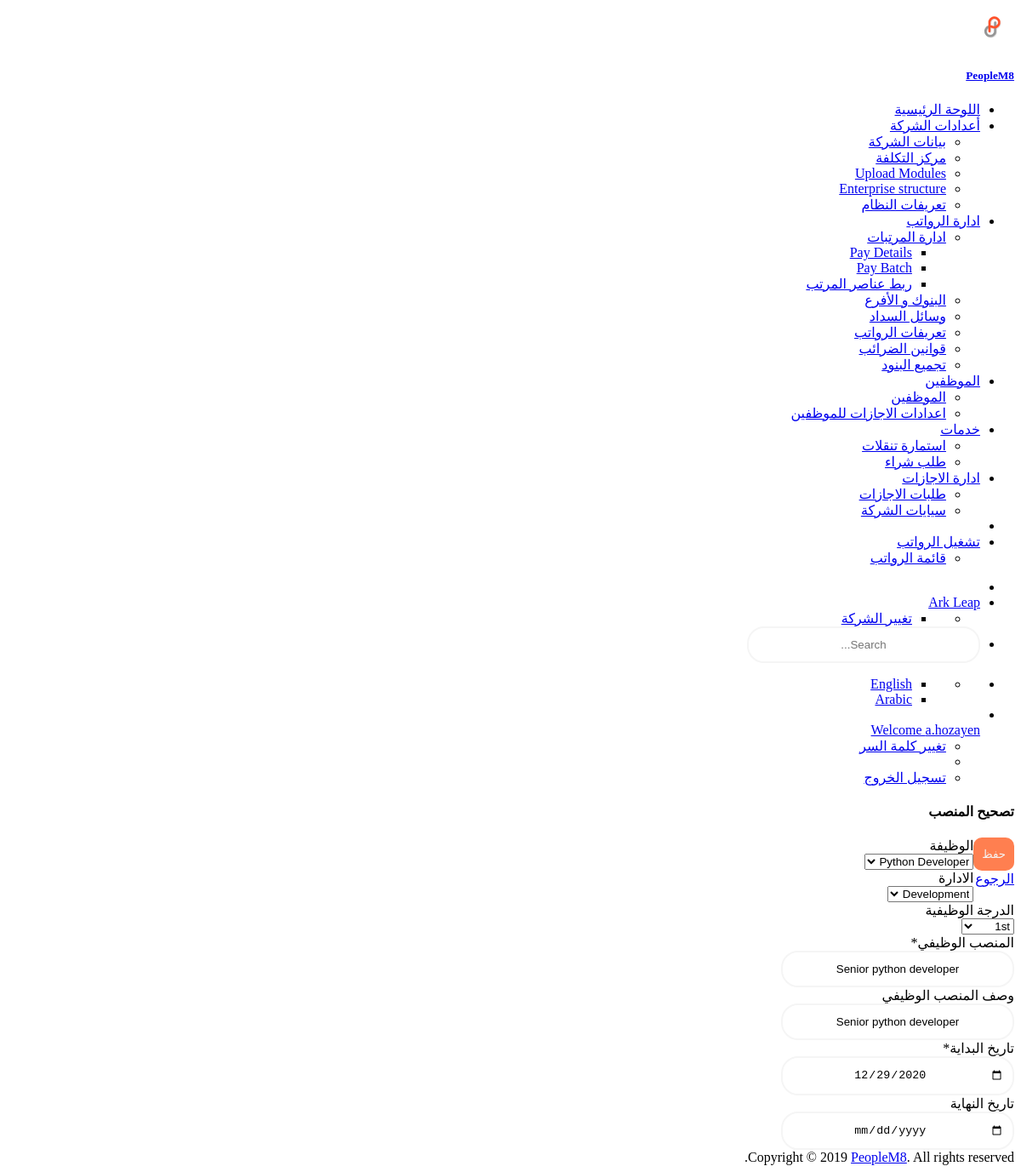
Screenshot of /com/assinment/position/correct/1 (signed in) with the database file from the repository.
### custom_user/models.py (models this page shows)
class User(AbstractUser):
    emp_type_list = [("A", _("Admin")),
                     ("E", _("Employee"))]
    company = models.ForeignKey(Enterprise, null=True, blank=True, on_delete=models.CASCADE, related_name='company_user', verbose_name=_('Name'))
    employee_type = models.CharField(max_length=3, choices=emp_type_list, verbose_name=_('Employee Type'))
    business_unit_name = models.CharField(max_length=150, null=True, blank=True, verbose_name=_('Business Unit Name'))
    reg_tax_num = models.CharField(max_length=150, null=True, blank=True, verbose_name=_('Reg Tax Num'))
    commercail_record = models.CharField(max_length=150, null=True, blank=True, verbose_name=_('Commercail Record '))

### company/models.py (models this page shows, shortened)
class Enterprise(models.Model):
    enterprise_user = models.ForeignKey(settings.AUTH_USER_MODEL, on_delete=models.CASCADE, related_name="company_user")
    name = models.CharField(max_length=255, verbose_name=_('Company Name'))
    reg_tax_num = models.CharField(max_length=150, verbose_name=_('Reg Tax Num'))
    commercail_record = models.CharField(max_length=150, verbose_name=_('Commercial Record'))
    address1 = models.CharField(max_length=255, blank=True, null=True, verbose_name=_('Address1'))
    phone = models.CharField(max_length=255, blank=True, null=True, verbose_name=_('Phone'))
    mobile = models.CharField(max_length=255, blank=True, null=True, verbose_name=_('Mobile'))
    fax = models.CharField(max_length=255, blank=True, null=True, verbose_name=_('Fax'))
    email = models.EmailField(blank=True, null=True, verbose_name=_('Email'))
    country = models.ForeignKey(Country, on_delete=models.CASCADE, null=True, blank=True, verbose_name=_('Country'))
    slug = models.SlugField(blank=True, null=True)
    start_date = models.DateField(auto_now=False, auto_now_add=False, default=date.today, verbose_name=_('Start Date'))
    end_date = models.DateField(auto_now=False, auto_now_add=False, blank=True, null=True, verbose_name=_('End Date'))
    created_by = models.ForeignKey(settings.AUTH_USER_MODEL, blank=False, on_delete=models.CASCADE,
                                   related_name="company_created_by")
    creation_date = models.DateField(auto_now=True, auto_now_add=False)
    last_update_by = models.ForeignKey(settings.AUTH_USER_MODEL, blank=True, null=True, on_delete=models.CASCADE,
                                       related_name="company_last_update_by")
    last_update_date = models.DateField(auto_now=False, auto_now_add=True)
    attribute1 = models.CharField(max_length=255)
    attribute2 = models.CharField(max_length=255)
    attribute3 = models.CharField(max_length=255)
    attribute4 = models.CharField(max_length=255)
    attribute5 = models.CharField(max_length=255)
    attribute6 = models.CharField(max_length=255)
    attribute7 = models.CharField(max_length=255)
    attribute8 = models.CharField(max_length=255)
    attribute9 = models.CharField(max_length=255)
    attribute10 = models.CharField(max_length=255)
    attribute11 = models.CharField(max_length=255)
    attribute12 = models.CharField(max_length=255)
    attribute13 = models.CharField(max_length=255)
    attribute14 = models.CharField(max_length=255)
    attribute15 = models.CharField(max_length=255)
    def __str__(self):
        return self.name

class Position(models.Model):
    job = models.ForeignKey(Job, on_delete=models.CASCADE, null=True, blank=True, related_name='position_job_fk',
                            verbose_name=_('Job'))
    department = models.ForeignKey(Department, on_delete=models.CASCADE, null=True, blank=True,
                                   related_name='position_dept_fk', verbose_name=_('Department'))
    grade = models.ForeignKey(Grade, on_delete=models.CASCADE, null=True, blank=True, related_name='position_grade_fk',
                              verbose_name=_('Grade'))
    position_name = models.CharField(max_length=100, verbose_name=_('Position Name'))
    position_description = models.CharField(max_length=255, null=True, blank=True,
                                            verbose_name=_('Position Description'))
    objects = PositionManager()
    start_date = models.DateField(auto_now=False, auto_now_add=False, default=date.today, verbose_name=_('Start Date'))
    end_date = models.DateField(auto_now=False, auto_now_add=False, blank=True, null=True, verbose_name=_('End Date'))
    created_by = models.ForeignKey(settings.AUTH_USER_MODEL, blank=False, on_delete=models.CASCADE,
                                   related_name="position_created_by")
    creation_date = models.DateField(auto_now=True, auto_now_add=False)
    last_update_by = models.ForeignKey(settings.AUTH_USER_MODEL, blank=False, on_delete=models.CASCADE,
                                       related_name="position_last_update_by")
    last_update_date = models.DateField(auto_now=False, auto_now_add=True)
    attribute1 = models.CharField(max_length=255)
    attribute2 = models.CharField(max_length=255)
    attribute3 = models.CharField(max_length=255)
    attribute4 = models.CharField(max_length=255)
    attribute5 = models.CharField(max_length=255)
    attribute6 = models.CharField(max_length=255)
    attribute7 = models.CharField(max_length=255)
    attribute8 = models.CharField(max_length=255)
    attribute9 = models.CharField(max_length=255)
    attribute10 = models.CharField(max_length=255)
    attribute11 = models.CharField(max_length=255)
    attribute12 = models.CharField(max_length=255)
    attribute13 = models.CharField(max_length=255)
    attribute14 = models.CharField(max_length=255)
    attribute15 = models.CharField(max_length=255)

### company/views.py (the view, shortened to what this page needs)
# urls.py: path('position/correct/<int:pk>', views.correctPositionView, name='position-correct'),
@login_required(login_url='home:user-login')
def correctPositionView(request, pk):
    required_position = Position.objects.get_position(user=request.user, position_id=pk)
    position_form = PositionForm(instance=required_position)
    myContext = {"page_title": _("correct position"),
                 'position_form': position_form}
    return render(request, 'position-update.html', context=myContext)

### company/forms.py
class PositionForm(forms.ModelForm):
    class Meta:
        model = Position
        fields = ('job', 'department', 'grade', 'position_name', 'position_description', 'start_date', 'end_date',)
        exclude = common_items_to_execlude
    def __init__(self, *args, **kwargs):
        super(PositionForm, self).__init__(*args, **kwargs)
        self.fields['start_date'].widget.input_type = 'date'
        self.fields['end_date'].widget.input_type = 'date'
        for field in self.fields:
            if self.fields[field].widget.input_type == 'checkbox':
                self.fields[field].widget.attrs['class'] = 'checkbox'
            else:
                self.fields[field].widget.attrs['class'] = 'form-control parsley-validated'
        self.helper = FormHelper()
        self.helper.form_show_labels = False

### company/manager.py (called while the page is built)
    def get_position(self, user, position_id, *args, **kwargs):
        return super(PositionManager, self).filter(department__enterprise=user.company).filter(
            Q(end_date__gt=date.today()) | Q(end_date__isnull=True)).get(id=position_id)

### company/models.py (called while the page is built)
    def __str__(self):
        return self.dept_name

    def __str__(self):
        return self.job_name

    def __str__(self):
        return self.grade_name

### company/templates/position-update.html (shortened to what this page needs)
{% extends 'master.html'%}
{% load staticfiles%}
{% load crispy_forms_tags %}
{% load l10n %}
{% load i18n %}
{% block body%}
<div class="container-fluid">
  <form method="post">
    <div class="row">
      <div class="col-md-8">
        <h4 class="c-grey-900">{{page_title|title}}</h4>
      </div>
      <div class="col-md-4">
        <div class="gap-10 peers push-right">
          <div class="peer">
            <button type="submit" class="btn cur-p btn-primary">{% trans "Save" %}</button>
          </div>
          <div class="peer">
            <a href="{% url 'company:list-positions' %}" class="btn cur-p btn-secondary">{% trans "Back to List" %}</a>
          </div>
        </div>
      </div>
    </div>
    <div class="mt-1">
      <div class="bgc-white p-20 bd">
        <div class="mT-30">
          {{position_form|crispy}}
        </div>
      </div>
    </div>
  </form>
</div>
{% endblock body%}

### MashreqPayroll/templates/top_nav.html (shortened to what this page needs)
{% load staticfiles %}
{% load i18n %}
{% load l10n %}
{% get_current_language_bidi as LANGUAGE_BIDI %}
<div class="header-container">
  <ul class="{% if LANGUAGE_BIDI %} nav-right {% else %} nav-left {% endif %}">
    <li><a id="sidebar-toggle" class="sidebar-toggle" href="javascript:void(0);"></a></li>
    <li class="notifications dropdown">
      <a href="#" class="dropdown-toggle no-after" data-toggle="dropdown">
        {% if LANGUAGE_BIDI %}
        <span class="fsz-sm c-grey-900">{{request.user.company}}</span>
        {% else %}
        <span class="fsz-sm c-grey-900">{{request.user.company}}</span>
        <i class="ti-angle-down" style="font-size: xx-small;"></i>
        {% endif %}
      </a>
      <ul class="dropdown-menu" style="min-width: 125px;">
        <li>
          <ul class="dropdown-menu p-5 fsz-sm" style="position: relative;">
            <li><a href="{% url 'company:user-companies-list' %}" class="d-b td-n pY-5 bgcH-grey-100 c-grey-700">{% trans "Change Company" %}</a></li>
          </ul>
        </li>
      </ul>
    </li>
    <li class="search-input"><input class="form-control" type="text" placeholder="Search..."></li>
  </ul>
  <ul class="{% if LANGUAGE_BIDI %} nav-left {% else %} nav-right {% endif %}">
    <li class="notifications dropdown">
      <ul class="dropdown-menu" style="min-width: 125px;">
        <li>
          <ul class="ovY-a pos-r scrollable lis-n p-0 m-0 fsz-sm">
            <li><a href="{% url 'home:en' %}" class="peers fxw-nw td-n p-20 bdB c-grey-800 cH-blue bgcH-grey-100">English</a></li>
            <li><a href="{% url 'home:ar' %}" class="peers fxw-nw td-n p-20 bdB c-grey-800 cH-blue bgcH-grey-100">Arabic</a></li>
          </ul>
        </li>
      </ul>
    </li>
    <li class="dropdown">
      <a href="#" class="dropdown-toggle no-after peers fxw-nw ai-c lh-1" data-toggle="dropdown">
        <div class="peer mR-10"><img class="w-2r bdrs-50p" src="#" alt=""></div>
        <div class="peer"><span class="fsz-sm c-grey-900">Welcome {{request.user}}</span></div>
      </a>
      <ul class="dropdown-menu fsz-sm">
        <li>
          {% if user.is_authenticated %}
          <a href="{% url 'home:password_change' %}" class="d-b td-n pY-5 bgcH-grey-100 c-grey-700">
            <span>{% trans "Change Password" %}</span>
          </a>
          {% endif %}
        </li>
        <li role="separator" class="divider"></li>
        {% if user.is_authenticated %}
        <li>
          <a href="{% url 'home:logout' %}" class="d-b td-n pY-5 bgcH-grey-100 c-grey-700">
             <span>{% trans "Log out" %}</span>
          </a>
        </li>
        {% else %}
        <li>
          <a href="{% url 'home:user-login' %}" class="d-b td-n pY-5 bgcH-grey-100 c-grey-700">
            <i class="ti-power-off mR-10"></i> <span>{% trans "Log in" %}</span>
          </a>
        </li>
        {% endif %}
      </ul>
    </li>
  </ul>
</div>

### MashreqPayroll/static/css/style-main-ar.css (style rules this page uses)
body { text-align: right !important; }
input { border: 2px solid whitesmoke; border-radius: 20px; padding: 12px 10px; text-align: center; width: 250px; }
button { border: none; border-radius: 10px; padding: 12px 10px; text-align: center; cursor: pointer; background: coral; color: whitesmoke; }
.push-right { float: right; }

### rows the page displays
User: user.company "Ark Leap", user "a.hozayen"
Position: job "Python Developer", department "Development", grade "1st", position_name "Senior python developer", position_description "Senior python developer", start_date "12/29/2020"

### other values shown
{{ page_title|title }} "تصحيح المنصب"
